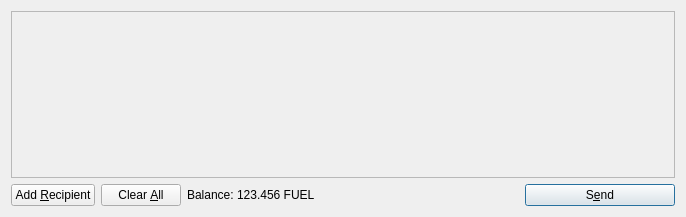
<?xml version="1.0" encoding="UTF-8"?>
<ui version="4.0">
 <class>SendCoinsDialog</class>
 <widget class="QDialog" name="SendCoinsDialog">
  <property name="geometry">
   <rect>
    <x>0</x>
    <y>0</y>
    <width>686</width>
    <height>217</height>
   </rect>
  </property>
  <property name="windowTitle">
   <string>Send Coins</string>
  </property>
  <layout class="QVBoxLayout" name="verticalLayout">
   <item>
    <widget class="QScrollArea" name="scrollArea">
     <property name="widgetResizable">
      <bool>true</bool>
     </property>
     <widget class="QWidget" name="scrollAreaWidgetContents">
      <property name="geometry">
       <rect>
        <x>0</x>
        <y>0</y>
        <width>666</width>
        <height>165</height>
       </rect>
      </property>
      <layout class="QVBoxLayout" name="verticalLayout_2">
       <property name="margin">
        <number>0</number>
       </property>
       <item>
        <layout class="QVBoxLayout" name="entries">
         <property name="spacing">
          <number>6</number>
         </property>
        </layout>
       </item>
       <item>
        <spacer name="verticalSpacer">
         <property name="orientation">
          <enum>Qt::Vertical</enum>
         </property>
         <property name="sizeHint" stdset="0">
          <size>
           <width>20</width>
           <height>40</height>
          </size>
         </property>
        </spacer>
       </item>
      </layout>
     </widget>
    </widget>
   </item>
   <item>
    <layout class="QHBoxLayout" name="horizontalLayout">
     <item>
      <widget class="QPushButton" name="addButton">
       <property name="toolTip">
        <string>Send to multiple recipients at once</string>
       </property>
       <property name="text">
        <string>Add &amp;Recipient</string>
       </property>
       <property name="icon">
        <iconset resource="../bitcoin.qrc">
         <normaloff>:/icons/add</normaloff>:/icons/add</iconset>
       </property>
       <property name="autoDefault">
        <bool>false</bool>
       </property>
      </widget>
     </item>
     <item>
      <widget class="QPushButton" name="clearButton">
       <property name="sizePolicy">
        <sizepolicy hsizetype="Minimum" vsizetype="Fixed">
         <horstretch>0</horstretch>
         <verstretch>0</verstretch>
        </sizepolicy>
       </property>
       <property name="toolTip">
        <string>Remove all transaction fields</string>
       </property>
       <property name="text">
        <string>Clear &amp;All</string>
       </property>
       <property name="icon">
        <iconset resource="../bitcoin.qrc">
         <normaloff>:/icons/remove</normaloff>:/icons/remove</iconset>
       </property>
       <property name="autoRepeatDelay">
        <number>300</number>
       </property>
       <property name="autoDefault">
        <bool>false</bool>
       </property>
      </widget>
     </item>
     <item>
      <layout class="QHBoxLayout" name="horizontalLayout_2">
       <property name="spacing">
        <number>3</number>
       </property>
       <item>
        <widget class="QLabel" name="label">
         <property name="text">
          <string>Balance:</string>
         </property>
        </widget>
       </item>
       <item>
        <widget class="QLabel" name="labelBalance">
         <property name="cursor">
          <cursorShape>IBeamCursor</cursorShape>
         </property>
         <property name="text">
          <string>123.456 FUEL</string>
         </property>
         <property name="textInteractionFlags">
          <set>Qt::LinksAccessibleByMouse|Qt::TextSelectableByKeyboard|Qt::TextSelectableByMouse</set>
         </property>
        </widget>
       </item>
      </layout>
     </item>
     <item>
      <spacer name="horizontalSpacer">
       <property name="orientation">
        <enum>Qt::Horizontal</enum>
       </property>
       <property name="sizeHint" stdset="0">
        <size>
         <width>40</width>
         <height>20</height>
        </size>
       </property>
      </spacer>
     </item>
     <item>
      <widget class="QPushButton" name="sendButton">
       <property name="minimumSize">
        <size>
         <width>150</width>
         <height>0</height>
        </size>
       </property>
       <property name="toolTip">
        <string>Confirm the send action</string>
       </property>
       <property name="text">
        <string>S&amp;end</string>
       </property>
       <property name="icon">
        <iconset resource="../bitcoin.qrc">
         <normaloff>:/icons/send</normaloff>:/icons/send</iconset>
       </property>
       <property name="default">
        <bool>true</bool>
       </property>
      </widget>
     </item>
    </layout>
   </item>
  </layout>
 </widget>
 <resources>
  <include location="../bitcoin.qrc"/>
 </resources>
 <connections/>
</ui>
